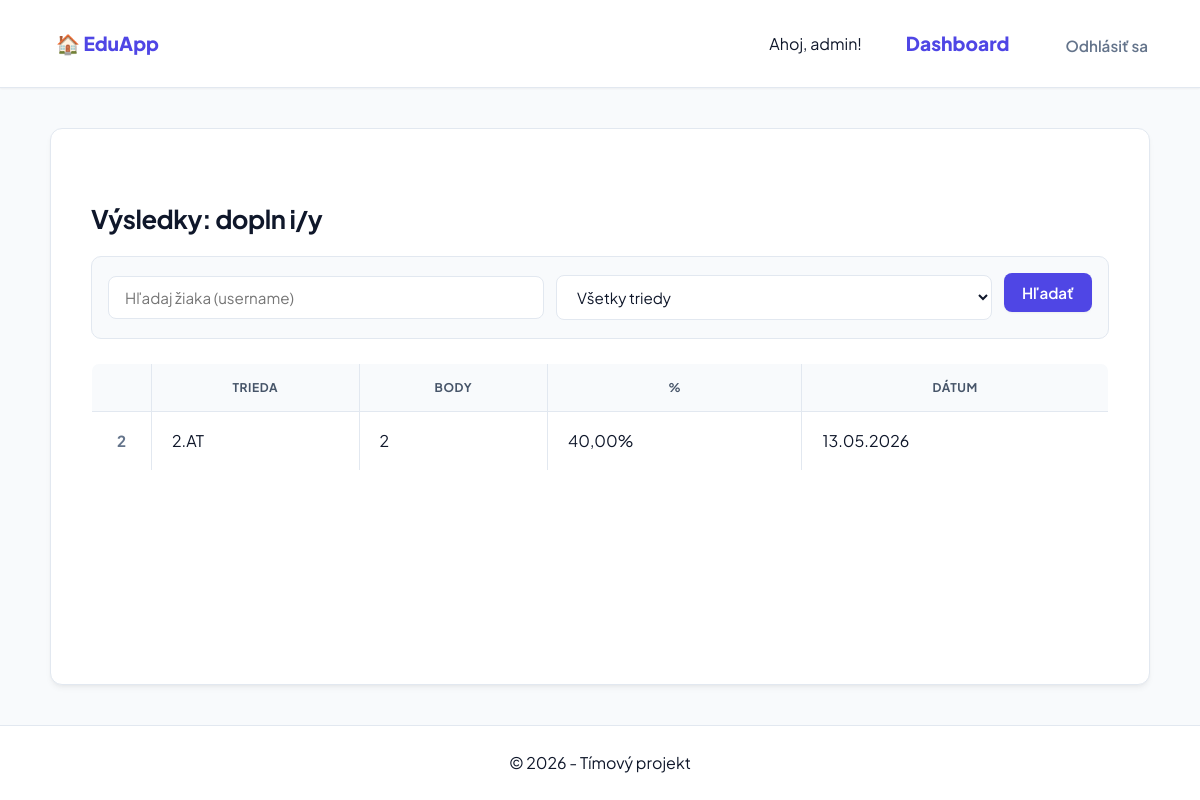
The app's page /test/3/vysledky/ (signed in) with its own data.
### quiz/models.py (models this page shows, shortened)
class Test(models.Model):
    title = models.CharField(max_length=200)
    description = models.TextField()
    subject = models.CharField(max_length=100)
    time_limit = models.IntegerField(help_text="Limit v minútach")
    is_published = models.BooleanField(default=False)
    assigned_classes = models.ManyToManyField(Trieda, related_name='tests', blank=True)
    questions = models.ManyToManyField(Question, related_name='tests', through='TestQuestion')

class Result(models.Model):
    user = models.ForeignKey(User, on_delete=models.CASCADE)
    test = models.ForeignKey('Test', on_delete=models.CASCADE)
    score = models.IntegerField()
    percentage = models.DecimalField(max_digits=5, decimal_places=2)
    completed_at = models.DateTimeField(auto_now_add=True)

class Profil(models.Model):
    user = models.OneToOneField(User, on_delete=models.CASCADE, related_name='profil')
    vek = models.PositiveIntegerField(null=True, blank=True)
    is_teacher = models.BooleanField(default=False)
    trieda = models.ForeignKey(Trieda, on_delete=models.SET_NULL, null=True, blank=True, related_name='studenti')

class Trieda(models.Model):
    nazov = models.CharField(max_length=10, unique=True)
    class Meta:
        verbose_name_plural = "Triedy"
    def __str__(self):
        return self.nazov

### quiz/views.py (the view)
# urls.py: path('test/<int:test_id>/vysledky/', views.vysledky_testu, name='vysledky_testu'),
@login_required
def vysledky_testu(request, test_id):
    if not is_teacher_or_staff(request.user):
        return redirect('index')
    test = get_object_or_404(Test, id=test_id)
    vysledky = Result.objects.filter(test=test).select_related('user__profil__trieda').order_by('-completed_at')
    trieda_filter = request.GET.get('trieda', '')
    hladaj_ziaka = request.GET.get('ziak', '')
    if trieda_filter:
        vysledky = vysledky.filter(user__profil__trieda__nazov=trieda_filter)
    if hladaj_ziaka:
        vysledky = vysledky.filter(user__username__icontains=hladaj_ziaka)
    triedy = Trieda.objects.filter(studenti__user__result__test=test).distinct()
    return render(request, 'quiz/vysledky_testu.html', {
        'test': test,
        'vysledky': vysledky,
        'triedy': triedy,
        'trieda_filter': trieda_filter,
        'hladaj_ziaka': hladaj_ziaka,
    })

### quiz/views.py (called while the page is built)
def is_teacher_or_staff(user):
    try:
        return user.profil.is_teacher or user.is_staff
    except Profil.DoesNotExist:
        return user.is_staff

### quiz/templates/quiz/vysledky_testu.html (shortened to what this page needs)
{% extends "quiz/base.html" %}
{% block content %}
<h2>Výsledky: {{ test.title }}</h2>
<form method="get">
    <input type="text" name="ziak" value="{{ hladaj_ziaka }}" placeholder="Hľadaj žiaka (username)">
    <select name="trieda">
        <option value="">Všetky triedy</option>
    </select>
    <button type="submit">Hľadať</button>
</form>
{% if not vysledky %}
    <p><em>Žiadny žiak nevyhovuje hľadaniu.</em></p>
{% else %}
<table>
    <tr>
        <th>Žiak</th>
        <th>Trieda</th>
        <th>Body</th>
        <th>%</th>
        <th>Dátum</th>
    </tr>
    {% for v in vysledky %}
    <tr>
        <td>{{ v.user.get_full_name|default:v.user.username }}</td>
        <td>{{ v.user.profil.trieda }}</td>
        <td>{{ v.score }}</td>
        <td>{{ v.percentage }}%</td>
        <td>{{ v.completed_at|date:"d.m.Y" }}</td>
    </tr>
    {% endfor %}
</table>
{% endif %}
{% endblock %}

### quiz/templates/quiz/base.html (shortened to what this page needs)
{% load static %}
<!DOCTYPE html>
<html lang="sk">
<head>
    <link rel="stylesheet" href="{% static 'quiz/style.css' %}">
</head>
<body>
    <nav class="main-nav">
        <div class="nav-logo">
            <a href="{% url 'index' %}">🏠 EduApp</a>
        </div>
        <div class="nav-links">
            {% if user.is_authenticated %}
                <span class="user-welcome">Ahoj, {{ user.username }}!</span>
                <a href="{% url 'dashboard' %}" class="link-dashboard">Dashboard</a>
                <form action="{% url 'logout' %}" method="post" class="logout-form">
                    <button type="submit" class="btn-logout">Odhlásiť sa</button>
                </form>
            {% else %}
                {% if request.resolver_match.url_name != 'login' %}
                    <a href="{% url 'login' %}" class="btn-login">Prihlásiť sa</a>
                {% endif %}
            {% endif %}
        </div>
    </nav>
    <main class="container">
        {% block content %}{% endblock %}
    </main>
    <footer class="main-footer">
        &copy; 2026 - Tímový projekt
    </footer>
</body>
</html>

### records on screen
Test: title "dopln i/y"
Result: user.profil.trieda "2.AT", score "2", percentage "40,00", completed_at "13.05.2026"

### other values on screen
{{ user.username }} "admin"
